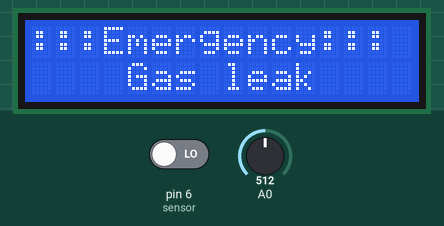
A sketch run on a simulated Arduino Uno, built with avr-gcc and run on an emulated ATmega328P. On the bench: 16×2 character LCD. The test bench sets the inputs (shaded band); at power-on: pin 6 (sensor) LOW, A0 = 512. What the sketch prints to the serial monitor is not drawn.

Above: at 0.1 s.
1.3 s: pin 6 (sensor) driven HIGH
At 2.6 s:
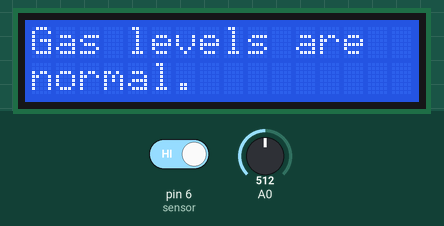
3.6 s: pin 6 (sensor) driven LOW
At 5.0 s:
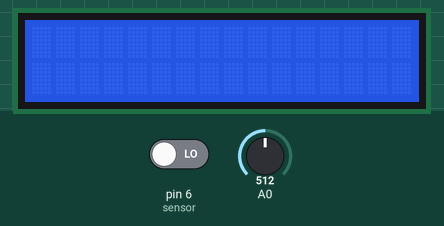
Timing chart, 0 to 6.6 s (numbered marks = the images above; inputs shaded):
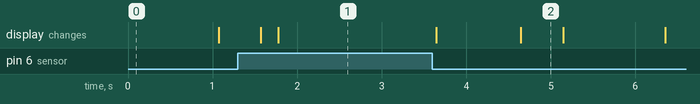

The sketch:

Arduino_sensor.ino
```cpp
#include <LiquidCrystal.h>
#include<Wire.h>
int sensor= 6 ;   //sensor pin
float gasvalue;   //reading analog resistance values from the sensor
int em;   //digital output from sensor
int flag=0;   //emergency flag
LiquidCrystal lcd(12,11,5,4,3,2);   //setting up LCD
void setup() {
  Wire.begin(8);
  Wire.onRequest(requestEvent);
  lcd.begin(16,2);
  pinMode(sensor,INPUT);
  pinMode(A3,INPUT);
  Serial.begin(9600);

}
void requestEvent(){
  Wire.write(flag);   //sends flag data to NodeMCU
}
void loop() {
  gasvalue=analogRead(A0);
  em=digitalRead(sensor);
  Serial.println(em);
  if(em==1)   //if sensor output is TRUE
  {
    flag=0;
    lcd.clear();
    lcd.home();
  lcd.print("Gas levels are");
  lcd.setCursor(0,1);
  lcd.print("normal.");
  }
  else
  {
    if(em==0)   //if sensor output is FALSE
    {
      flag=1;
    lcd.clear();
    lcd.home();
    lcd.print(":::Emergency:::");
    lcd.setCursor(0,1);
    lcd.print("    Gas leak");
    delay(1000);
    lcd.noDisplay();
    delay(500);
    lcd.display();
    }}
  delay(200);
}
```

Measured:
- after the input at 1.3 s, the display: first differs from a run without the input after 0.48 s (image 1)
- after the input at 3.6 s, the display: first changes after 0.05 s (image 2 shows a later state)
- what the display in image 2 shows lasts 0.5 s, from 4.6 s to 5.1 s
